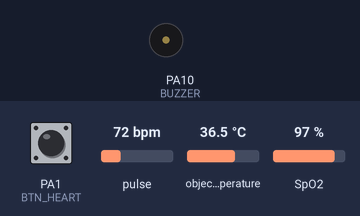
A sketch run on a simulated STM32 Blue Pill. Parts: buzzer (waves = sounding, pin HIGH). Inputs (shaded band) come from the test bench; at power-on: PA1 (BTN_HEART) HIGH, pulse 72 bpm, object temperature 36.5 °C, SpO2 97 %. What the sketch prints to the serial monitor is not drawn.

Above: at 1.2 s.
1.3 s: PA1 (BTN_HEART) pulled LOW for 0.15 s
Timing chart, 0 to 4.3 s (numbered marks = the images above; inputs shaded):
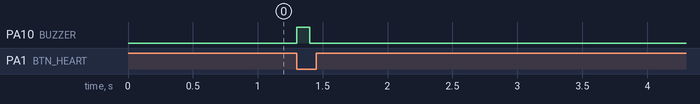

The sketch:

code.ino
```cpp
#include <Wire.h>
#include <Adafruit_MLX90614.h>
#include "MAX30100_PulseOximeter.h"

#define BTN_TEMP PA0
#define BTN_HEART PA1
#define BUZZER PA10

#define I2C_SCL PB6
#define I2C_SDA PB7

#define UART2_TX PA2
#define UART2_RX PA3

Adafruit_MLX90614 mlx = Adafruit_MLX90614();
PulseOximeter pox;

HardwareSerial Serial2(USART2);

bool btnTempLast = HIGH;
bool btnHeartLast = HIGH;

int beepCount = 0;
bool beepState = false;
unsigned long beepTimer = 0;

bool measuringHeart = false;
int validCount = 0;
bool measuringTemp = false;

float tempValue = 0;
float hrValue = 0;
float spo2Value = 0;
float temp, hr, spo2;

void startBeep(int times) {
  beepCount = times;
}

void setup() {
  pinMode(BTN_TEMP, INPUT_PULLUP);
  pinMode(BTN_HEART, INPUT_PULLUP);
  pinMode(BUZZER, OUTPUT);

  Serial.begin(115200);
  Serial2.begin(115200);

  Serial.println("STM32 START");

  Wire.setSCL(I2C_SCL);
  Wire.setSDA(I2C_SDA);
  Wire.begin();

  if (!mlx.begin()) {
    Serial.println("MLX90614 FAIL");
    Serial2.println("MLX90614 FAIL");
  } else {
    Serial.println("MLX90614 OK");
    Serial2.println("MLX90614 OK");
  }

  if (!pox.begin()) {
    Serial.println("MAX30100 FAIL");
    Serial2.println("MAX30100 FAIL");
  } else {
    Serial.println("MAX30100 OK");
    Serial2.println("MAX30100 OK");
    pox.setIRLedCurrent(MAX30100_LED_CURR_7_6MA);
  }

  Serial.println("READY");
  Serial2.println("READY");
}

void loop() {
  pox.update();

  temp = mlx.readObjectTempC();
  hr = pox.getHeartRate();
  spo2 = pox.getSpO2();

  controlButton();

  if (measuringTemp) {
    if (temp > 35) {
      measuringTemp = false;
      tempValue = temp;

      String data = "TEMP:" + String(tempValue, 1);
      Serial.println(data);
      Serial2.println(data);

      if (tempValue < 35.5 || tempValue > 38.5) {
        startBeep(3);
      }
    }
  }

  if (measuringHeart) {
    hrValue = hr;
    spo2Value = spo2;

    if (hr > 40 && hr < 100 && spo2 > 80 && spo2 <= 100) {
      validCount++;
    } else {
      validCount = 0;
    }

    if (validCount >= 5) {
      measuringHeart = false;

      String data = "HR:" + String((int)hrValue) + ",SPO2:" + String((int)spo2Value);
      Serial.println(data);
      Serial2.println(data);

      if (hrValue < 60 || hrValue > 100 || spo2Value < 93) {
        startBeep(3);
      }
    }
  }

  controlBeep();
}

void controlBeep() {
  if (beepCount > 0 && millis() - beepTimer > 100) {
    beepTimer = millis();
    beepState = !beepState;
    digitalWrite(BUZZER, beepState);

    if (!beepState) beepCount--;
  }
}

void controlButton() {
  bool btnHeart = digitalRead(BTN_HEART);
  if (btnHeart == LOW && btnHeartLast == HIGH) {
    measuringHeart = true;
    Serial.println("LOADING");
    Serial2.println("LOADING");
    validCount = 0;
    startBeep(1);
  }
  btnHeartLast = btnHeart;

  bool btnTemp = digitalRead(BTN_TEMP);
  if (btnTemp == LOW && btnTempLast == HIGH) {
    measuringTemp = true;
    Serial.println("LOADING");
    Serial2.println("LOADING");
    startBeep(1);
  }
  btnTempLast = btnTemp;
}
```

Measured:
- after the input at 1.3 s, PA10 (BUZZER): LOW → HIGH at once, → LOW 0.10 s later
